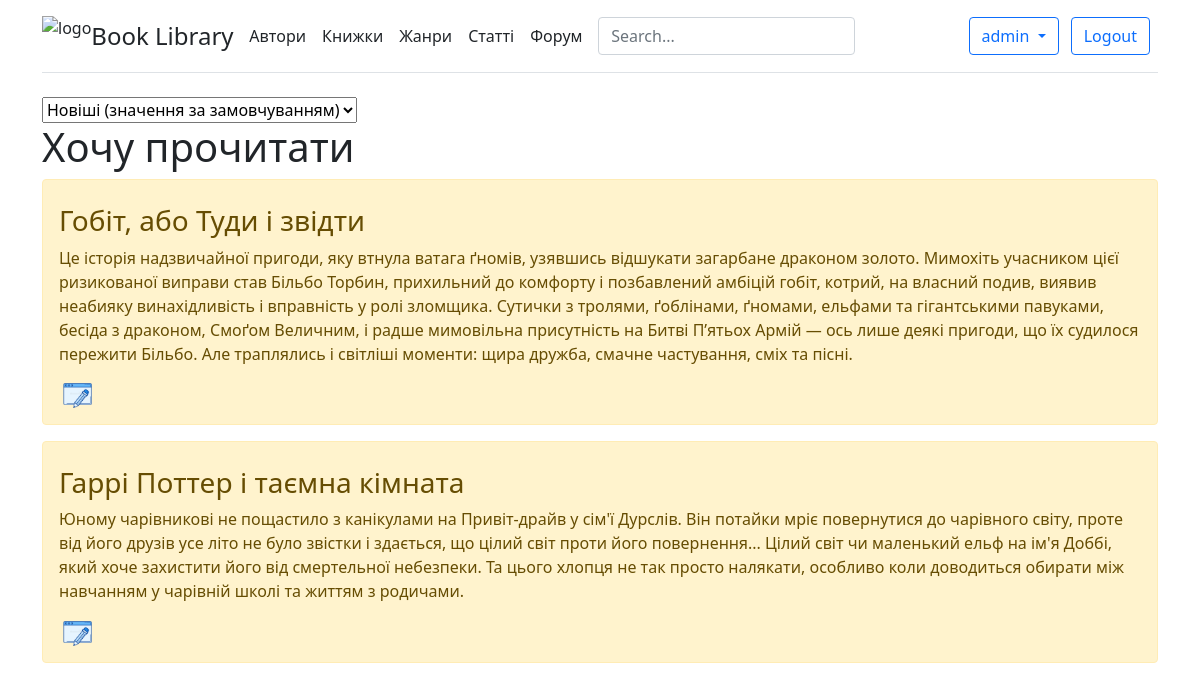
Screenshot of /books/want_to_read/1/ (signed in) with the database file from the repository.
### app_books/models.py (models this page shows, shortened)
class Books(models.Model):
    title = models.CharField(verbose_name='Назва', max_length=50)
    description = models.TextField(verbose_name='Опис')
    rate = models.IntegerField(verbose_name='Оцінка', default=0, blank=True, null=True)
    img = models.FileField(verbose_name='Картинка', default="![](../static/img/book_default.png)",
                           upload_to="books_images/%Y/%m/%d/", blank=True, null=True)
    img_name = models.CharField(verbose_name='Нзва картинки', default=" ", max_length=50, blank=True, null=True)
    date_created = models.DateTimeField(auto_now_add=True)
    date_updated = models.DateTimeField(auto_now=True)
    creator = models.ForeignKey(User, verbose_name="Додав книжку", default='', on_delete=models.PROTECT)
    book_author = models.ForeignKey(Authors, verbose_name="Автор", default='', on_delete=models.CASCADE)
    genre = models.ForeignKey(Genres, verbose_name="Жанр", default='', on_delete=models.CASCADE)
    read_now = models.ManyToManyField(User, verbose_name="Читаю зараз", blank=True, related_name='read_now')
    want_to_read = models.ManyToManyField(User, verbose_name="Хочу прочитати", blank=True, related_name='want_to_read')
    read_books = models.ManyToManyField(User, verbose_name="Прочитано", blank=True, related_name='read_books')
    def short(self):
        return u"%s" % self.title
    short.allow_tags = True
    class Meta:
        ordering = ['-id']
        verbose_name = 'Книжка'
        verbose_name_plural = 'Книжки'

### app_books/views.py (the view)
# urls.py: re_path(r'^want_to_read/(\d+)/$', want_to_read, name='want_to_read'),
def want_to_read(request, user_id):
    books_want_to_read = Books.objects.filter(want_to_read=user_id).order_by("-id")
    books_want_to_read = mk_paginator(request, books_want_to_read, BOOKS_PER_PAGE)
    user = User.objects.get(pk=user_id)
    return render(request, "app_books/statistics/want_to_read.html", context={
        'books_want_to_read': books_want_to_read,
        'user': user,
    })

### app_books/views.py (called while the page is built)
def mk_paginator(request, items, num_items):
    paginator = Paginator(items, num_items)
    try:
        page = int(request.GET.get("page", '1'))
    except ValueError:
        page = 1
    try:
        items = paginator.page(page)
    except (InvalidPage, EmptyPage):
        items = paginator.page(paginator.num_pages)
    return items

### app_books/templates/app_books/statistics/want_to_read.html (shortened to what this page needs)
{% extends 'base.html' %}
{% block content %}
    {% if books_want_to_read %}
        <form name="menu">
            <label>
                <select name="sel" onChange="linklist(document.menu.sel)">
                    <option value="{% url 'want_to_read' request.user.id %}">Новіші (значення за замовчуванням)</option>
                </select>
            </label>
        </form>
        <h1>Хочу прочитати</h1>
        {% for book in books_want_to_read %}
            <div class="alert alert-warning">
                <a href="{% url 'book-detail' book.id %}">
                    <div class=" alert-warning mt-2">
                        <h3>{{ book.title }}</h3>
                        <p>{{ book.description }}</p>
                    </div>
                </a>
                {% if  request.user.id == book.creator.id %}
                    <a href="{% url 'book-update' book.id %}"><img src="/static/img/update.png" alt=""
                                                                   style="height: 25px"></a>
                {% endif %}
            </div>
        {% endfor %}
    {% else %}
        <p>У бд немає записів книжок, які ви хочете прочитати</p>
    {% endif %}
{% endblock %}

### templates/base.html (shortened to what this page needs)
{% load static %}
<!DOCTYPE html>
<html lang="en">
<head>
    <link rel="stylesheet" href="https://cdn.jsdelivr.net/npm/bootstrap@5.1.3/dist/css/bootstrap.min.css">
    <link href="https://cdn.jsdelivr.net/npm/bootstrap@5.1.3/dist/css/bootstrap.min.css" rel="stylesheet">
    <link rel="stylesheet" href="{% static 'css/style.css' %}" type="text/css">
</head>
<body>
<div class="container">
    <header class="d-flex flex-wrap align-items-center justify-content-center justify-content-md-between py-3 mb-4 border-bottom">
        <a href="/" class="d-flex align-items-center text-dark text-decoration-none">
            <img src="{% static 'img/logo.png' %}" alt="logo" style="height: 40px">
            <span class="fs-4">Book Library</span>
        </a>
        <ul class="nav col-12 col-md-auto mb-2 justify-content-center mb-md-0">
            <li><a href="{% url 'authors' %}" class="nav-link px-2 link-dark">Автори</a></li>
            <li><a href="{% url 'books' %}" class="nav-link px-2 link-dark">Книжки</a></li>
            <li><a href="{% url 'genres' %}" class="nav-link px-2 link-dark">Жанри</a></li>
            <li><a href="{% url 'articles' %}" class="nav-link px-2 link-dark">Статті</a></li>
            <li><a href="{% url 'forum-index' %}" class="nav-link px-2 link-dark">Форум</a></li>
        </ul>
        <form class="col-12 col-lg-auto mb-3 mb-lg-0 me-lg-3" action="{% url 'search' %}" method="get">
            <input name="q" type="text" class="form-control" placeholder="Search..." aria-label="Search">
        </form>
        <div class="col-md-3 text-end">
            {% if request.user.is_authenticated %}
                <button type="button" class="btn btn-outline-primary me-2 dropdown-toggle" data-bs-toggle="dropdown">
                    {{ request.user.username }}
                </button>
                <a type="button" class="btn btn-outline-primary me-2" href="{% url 'logout' %}">Logout</a>
            {% else %}
                <a type="button" class="btn btn-outline-primary me-2" href="{% url 'login' %}">Login</a>
                <a type="button" class="btn btn-primary" href="{% url 'register' %}">Sign-up</a>
            {% endif %}
        </div>
    </header>
</div>
<div class="container">{% block content %}{% endblock %}</div>
</body>
</html>

### static/css/style.css (style rules this page uses)
a { text-decoration: none; }
img { max-width: 600px; height: auto; }

### rows the page displays
Books: title "Гобіт, або Туди і звідти", description "Це історія надзвичайної пригоди, яку втнула ватага ґномів, узявшись відшукати загарбане драконом золото. Мимохіть учасником цієї ризикованої виправи став Більбо Торбин, прихильний до комфорту і позбавлений амбіцій гобіт, котрий, на власний подив, виявив неабияку винахідливість і вправність у ролі зломщика. Сутички з тролями, ґоблінами, ґномами, ельфами та гігантськими павуками, бесіда з драконом, Смоґом Величним, і радше мимовільна присутність на Битві П’ятьох Армій — ось лише деякі пригоди, що їх судилося пережити Більбо. Але траплялись і світліші моменти: щира дружба, смачне частування, сміх та пісні."
Books: title "Гаррі Поттер і таємна кімната", description "Юному чарівникові не пощастило з канікулами на Привіт-драйв у сім'ї Дурслів. Він потайки мріє повернутися до чарівного світу, проте від його друзів усе літо не було звістки і здається, що цілий світ проти його повернення... Цілий світ чи маленький ельф на ім'я Доббі, який хоче захистити його від смертельної небезпеки. Та цього хлопця не так просто налякати, особливо коли доводиться обирати між навчанням у чарівній школі та життям з родичами."

### other values shown
{{ request.user.username }} "admin"
